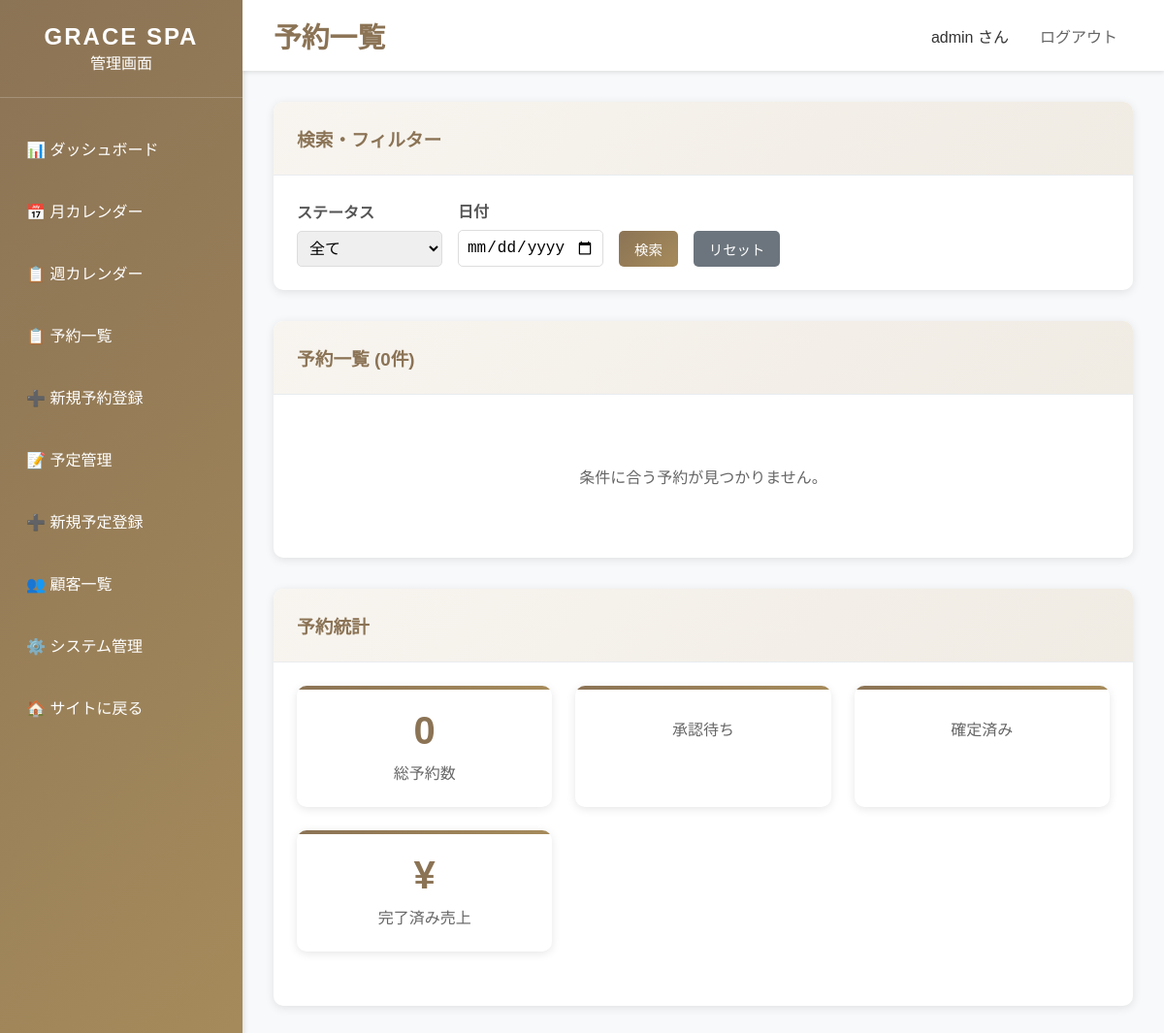
Before: /dashboard/bookings/ (signed in) with the older database file.
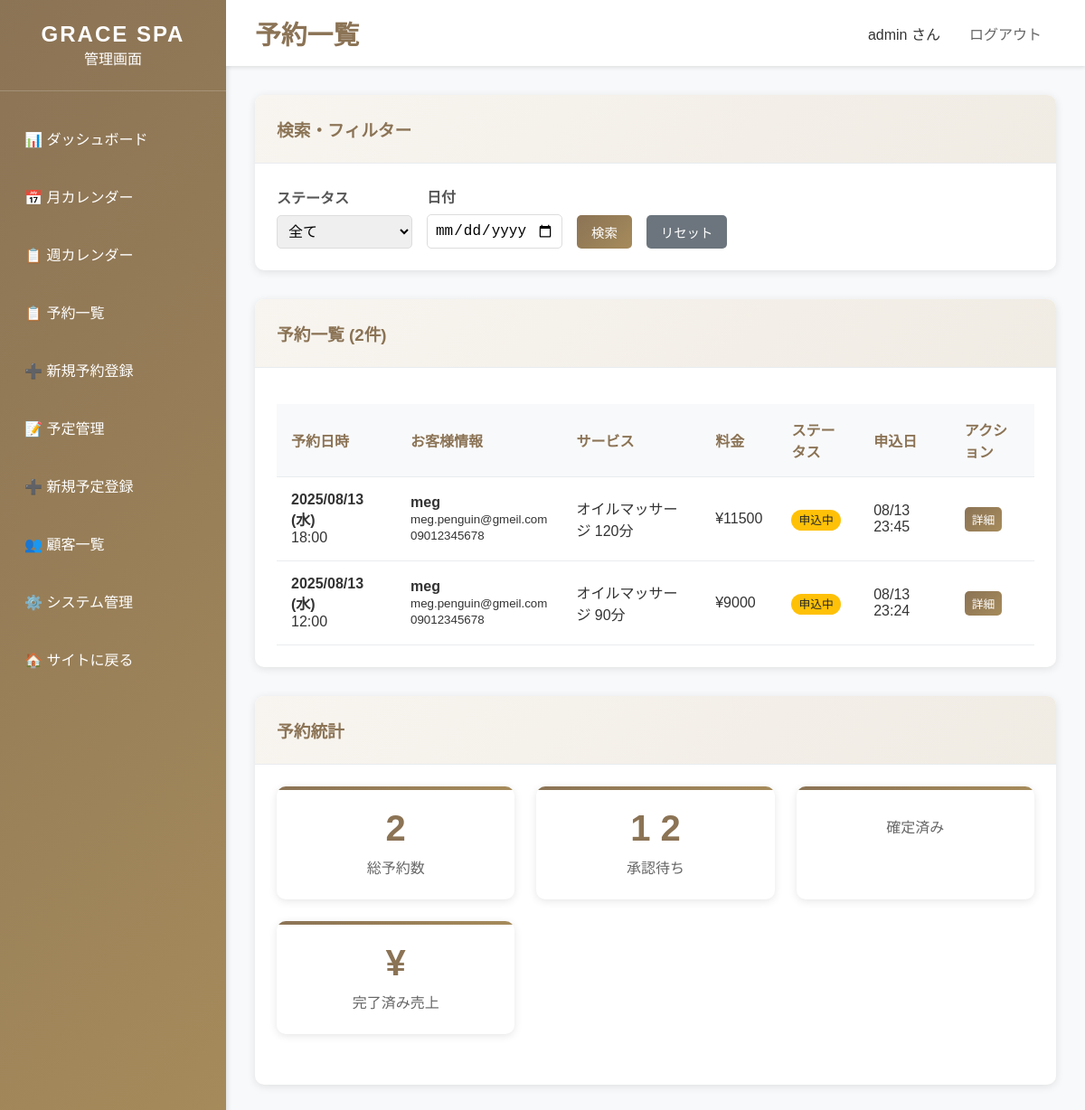
After: the same page with the newer database file.
### bookings/models.py (models this page shows, shortened)
class Booking(models.Model):
    STATUS_CHOICES = [
        ('pending', '承認待ち'),
        ('confirmed', '確定'),
        ('completed', '完了'),
        ('cancelled', 'キャンセル'),
    ]
    customer = models.ForeignKey(Customer, on_delete=models.CASCADE, verbose_name='顧客')
    service = models.ForeignKey(Service, on_delete=models.CASCADE, verbose_name='サービス')
    therapist = models.ForeignKey(Therapist, on_delete=models.SET_NULL, null=True, blank=True, verbose_name='施術者')
    booking_date = models.DateField('予約日')
    booking_time = models.TimeField('予約時間')
    status = models.CharField('ステータス', max_length=20, choices=STATUS_CHOICES, default='pending')
    notes = models.TextField('備考', blank=True)
    created_at = models.DateTimeField('作成日時', auto_now_add=True)
    updated_at = models.DateTimeField('更新日時', auto_now=True)
    class Meta:
        verbose_name = '予約'
        verbose_name_plural = '予約'
        ordering = ['-booking_date', '-booking_time']
        unique_together = ['therapist', 'booking_date', 'booking_time']

class Customer(models.Model):
    name = models.CharField('名前', max_length=100)
    email = models.EmailField('メールアドレス', unique=True)
    phone = models.CharField('電話番号', max_length=20)
    notes = models.TextField('備考', blank=True)
    created_at = models.DateTimeField('作成日時', auto_now_add=True)
    updated_at = models.DateTimeField('更新日時', auto_now=True)
    class Meta:
        verbose_name = '顧客'
        verbose_name_plural = '顧客'
        ordering = ['-created_at']

class Service(models.Model):
    name = models.CharField('サービス名', max_length=100)
    description = models.TextField('説明', blank=True)
    duration_minutes = models.PositiveIntegerField('施術時間（分）')
    price = models.PositiveIntegerField('料金')
    is_active = models.BooleanField('有効', default=True)
    sort_order = models.PositiveIntegerField('表示順', default=0)
    created_at = models.DateTimeField('作成日時', auto_now_add=True)
    updated_at = models.DateTimeField('更新日時', auto_now=True)
    class Meta:
        verbose_name = 'サービス'
        verbose_name_plural = 'サービス'
        ordering = ['sort_order', 'name']

### dashboard/views.py (the view)
# urls.py: path('dashboard/bookings/', views.booking_list, name='booking_list'),
@staff_member_required
def booking_list(request):
    status_filter = request.GET.get('status', '')
    date_filter = request.GET.get('date', '')
    bookings = Booking.objects.all()
    if status_filter:
        bookings = bookings.filter(status=status_filter)
    if date_filter:
        try:
            filter_date = datetime.strptime(date_filter, '%Y-%m-%d').date()
            bookings = bookings.filter(booking_date=filter_date)
        except ValueError:
            pass
    bookings = bookings.order_by('-booking_date', '-booking_time')
    context = {
        'title': '予約一覧 - GRACE SPA管理画面',
        'bookings': bookings,
        'status_choices': Booking.STATUS_CHOICES,
        'current_status': status_filter,
        'current_date': date_filter,
    }
    return render(request, 'dashboard/booking_list.html', context)

### templates/dashboard/booking_list.html (shortened to what the changed rows need)
{% extends 'dashboard/base_dashboard.html' %}
{% block page_title %}予約一覧{% endblock %}
{% block content %}
<div class="card">
    <div class="card-header">
        <h3>予約一覧 ({{ bookings.count }}件)</h3>
    </div>
    <div class="card-body">
        {% if bookings %}
            <table class="table">
                <thead>
                    <tr>
                        <th>予約日時</th>
                        <th>お客様情報</th>
                        <th>サービス</th>
                        <th>料金</th>
                        <th>ステータス</th>
                        <th>申込日</th>
                        <th>アクション</th>
                    </tr>
                </thead>
                <tbody>
                    {% for booking in bookings %}
                    <tr>
                        <td>
                            <strong>{{ booking.booking_date|date:"Y/m/d (D)" }}</strong><br>
                            {{ booking.booking_time }}
                        </td>
                        <td>
                            <strong>{{ booking.customer.name }}</strong><br>
                            <small>{{ booking.customer.email }}</small><br>
                            <small>{{ booking.customer.phone }}</small>
                        </td>
                        <td>{{ booking.service.name }}</td>
                        <td>¥{{ booking.service.price|floatformat:0 }}</td>
                        <td>
                            {% if booking.status == 'pending' %}
                                <span class="badge badge-pending">申込中</span>
                            {% elif booking.status == 'confirmed' %}
                                <span class="badge badge-confirmed">確定</span>
                            {% elif booking.status == 'completed' %}
                                <span class="badge badge-completed">完了</span>
                            {% elif booking.status == 'cancelled' %}
                                <span class="badge badge-cancelled">キャンセル</span>
                            {% elif booking.status == 'no_show' %}
                                <span class="badge badge-no-show">無断キャンセル</span>
                            {% endif %}
                        </td>
                        <td>
                            {{ booking.created_at|date:"m/d H:i" }}
                        </td>
                        <td>
                            <a href="{% url 'dashboard:booking_detail' booking.id %}" class="btn btn-primary btn-sm">詳細</a>
                        </td>
                    </tr>
                    {% endfor %}
                </tbody>
            </table>
        {% else %}
            <p style="text-align: center; color: #666; padding: 3rem;">
                条件に合う予約が見つかりません。
            </p>
        {% endif %}
    </div>
</div>
<div class="card">
    <div class="card-body">
        <div class="stats-grid">
            <div class="stat-card">
                <div class="stat-number">
                    {{ bookings|length }}
                </div>
                <div class="stat-label">総予約数</div>
            </div>
            <div class="stat-card">
                <div class="stat-number">
                    {% with pending_count=0 %}
                        {% for booking in bookings %}
                            {% if booking.status == 'pending' %}
                                {{ forloop.counter0|add:1 }}
                            {% endif %}
                        {% endfor %}
                    {% endwith %}
                </div>
                <div class="stat-label">承認待ち</div>
            </div>
        </div>
    </div>
</div>
{% endblock %}

Changed rows visible on the page:
added Booking: booking_date "2025/08/13 (水)", booking_time "18:00", customer.name "meg", customer.email "meg.penguin@gmeil.com", customer.phone "09012345678", service.name "オイルマッサージ 120分", service.price "11500", status "申込中", created_at "08/13 23:45"
added Booking: booking_date "2025/08/13 (水)", booking_time "12:00", customer.name "meg", customer.email "meg.penguin@gmeil.com", customer.phone "09012345678", service.name "オイルマッサージ 90分", service.price "9000", status "申込中", created_at "08/13 23:24"
Other visible differences:
{{ bookings.count }}: "0" → "2"
{{ bookings|length }}: "0" → "2"
text no longer shown: "条件に合う予約が見つかりません。"
text now shown: "予約日時 お客様情報 サービス 料金 ステータス 申込日 アクション"
